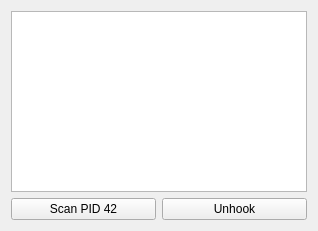
<?xml version="1.0" encoding="UTF-8"?>
<ui version="4.0">
 <class>Form</class>
 <widget class="QWidget" name="Form">
  <property name="geometry">
   <rect>
    <x>0</x>
    <y>0</y>
    <width>318</width>
    <height>231</height>
   </rect>
  </property>
  <property name="windowTitle">
   <string>Scan for hooks</string>
  </property>
  <layout class="QGridLayout" name="gridLayout_2">
   <item row="0" column="0">
    <layout class="QGridLayout" name="gridLayout">
     <item row="1" column="1">
      <widget class="QPushButton" name="btn_unhook">
       <property name="text">
        <string>Unhook</string>
       </property>
      </widget>
     </item>
     <item row="1" column="0">
      <widget class="QPushButton" name="btn_scan">
       <property name="text">
        <string>Scan PID 42</string>
       </property>
      </widget>
     </item>
     <item row="0" column="0" colspan="2">
      <widget class="QListView" name="lv_scanhook">
       <property name="editTriggers">
        <set>QAbstractItemView::NoEditTriggers</set>
       </property>
       <property name="selectionMode">
        <enum>QAbstractItemView::ExtendedSelection</enum>
       </property>
       <property name="modelColumn">
        <number>0</number>
       </property>
      </widget>
     </item>
    </layout>
   </item>
  </layout>
 </widget>
 <resources/>
 <connections/>
</ui>
